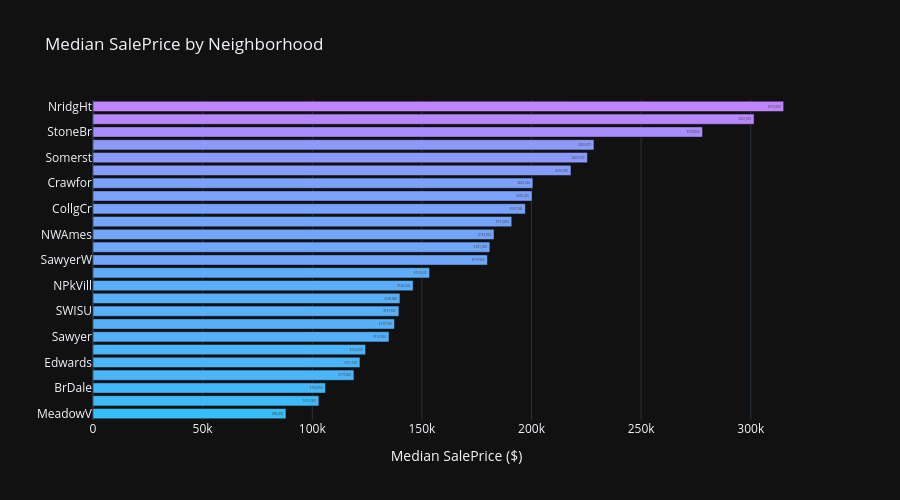

Here is the notebook cell this chart was saved with:
### Code cell
neighborhood_stats = (
    df.groupby("Neighborhood")[TARGET]
    .agg(["median", "count"])
    .sort_values("median", ascending=True)
    .reset_index()
)

fig = px.bar(
    neighborhood_stats,
    x="median",
    y="Neighborhood",
    orientation="h",
    title="Median SalePrice by Neighborhood",
    labels={"median": "Median SalePrice ($)", "Neighborhood": ""},
    color="median",
    color_continuous_scale=["#38bdf8", "#c084fc"],
    text_auto="$,.0f",
)
fig.update_layout(height=500, coloraxis_showscale=False)
fig.show()

### Figure 1 — Plotly figure (JSON) as saved in the notebook; plotly's stock layout.template omitted (floating-point values rounded to 4 significant figures)
{"data": [{"hovertemplate": "Median SalePrice ($)=%{marker.color}<br>=%{y}<extra></extra>", "legendgroup": "", "marker": {"color": [88000.0, 103000.0, 106000.0, 119000.0, 121800.0, 124300.0, 135000.0, 137500.0, 139500.0, 140000.0, 146000.0, 153500.0, 179900.0, 181000.0, 182900.0, 191000.0, 197200.0, 200200.0, 200600.0, 218000.0, 225500.0, 228500.0, 278000.0, 301500.0, 315000.0], "coloraxis": "coloraxis", "pattern": {"shape": ""}}, "name": "", "orientation": "h", "showlegend": false, "textposition": "auto", "texttemplate": "%{x:$,.0f}", "type": "bar", "x": [88000.0, 103000.0, 106000.0, 119000.0, 121800.0, 124300.0, 135000.0, 137500.0, 139500.0, 140000.0, 146000.0, 153500.0, 179900.0, 181000.0, 182900.0, 191000.0, 197200.0, 200200.0, 200600.0, 218000.0, 225500.0, 228500.0, 278000.0, 301500.0, 315000.0], "xaxis": "x", "y": ["MeadowV", "IDOTRR", "BrDale", "OldTown", "Edwards", "BrkSide", "Sawyer", "Blueste", "SWISU", "NAmes", "NPkVill", "Mitchel", "SawyerW", "Gilbert", "NWAmes", "Blmngtn", "CollgCr", "ClearCr", "Crawfor", "Veenker", "Somerst", "Timber", "StoneBr", "NoRidge", "NridgHt"], "yaxis": "y"}], "layout": {"barmode": "relative", "coloraxis": {"autocolorscale": false, "colorbar": {"title": {"text": "Median SalePrice ($)"}}, "colorscale": [[0, "#38bdf8"], [1, "#c084fc"]], "showscale": false}, "height": 500, "legend": {"tracegroupgap": 0}, "title": {"text": "Median SalePrice by Neighborhood"}, "xaxis": {"anchor": "y", "domain": [0, 1], "title": {"text": "Median SalePrice ($)"}}, "yaxis": {"anchor": "x", "domain": [0, 1], "title": {"text": ""}}}}
